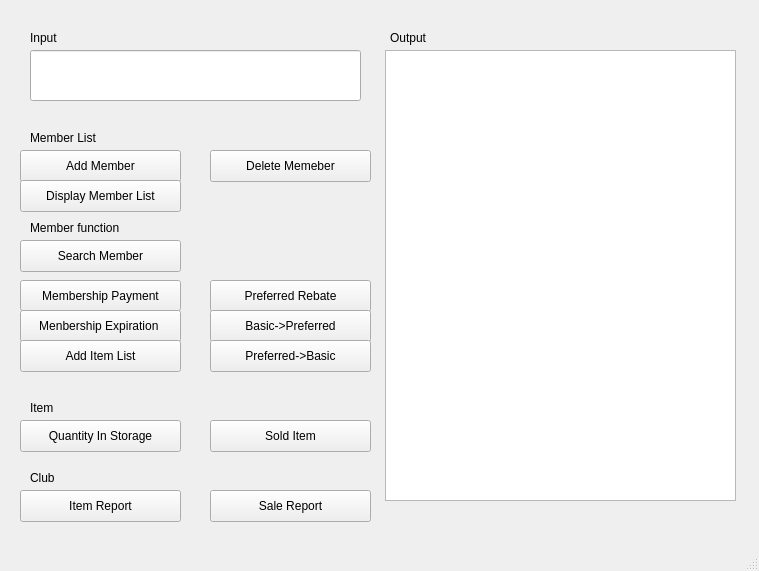
<?xml version="1.0" encoding="UTF-8"?>
<ui version="4.0">
 <class>MainWindow</class>
 <widget class="QMainWindow" name="MainWindow">
  <property name="geometry">
   <rect>
    <x>0</x>
    <y>0</y>
    <width>759</width>
    <height>571</height>
   </rect>
  </property>
  <property name="windowTitle">
   <string>MainWindow</string>
  </property>
  <widget class="QWidget" name="centralwidget">
   <widget class="QLabel" name="label">
    <property name="geometry">
     <rect>
      <x>390</x>
      <y>30</y>
      <width>60</width>
      <height>16</height>
     </rect>
    </property>
    <property name="text">
     <string>Output</string>
    </property>
   </widget>
   <widget class="QLabel" name="label_2">
    <property name="geometry">
     <rect>
      <x>30</x>
      <y>30</y>
      <width>60</width>
      <height>16</height>
     </rect>
    </property>
    <property name="text">
     <string>Input</string>
    </property>
   </widget>
   <widget class="QLabel" name="label_3">
    <property name="geometry">
     <rect>
      <x>30</x>
      <y>220</y>
      <width>141</width>
      <height>16</height>
     </rect>
    </property>
    <property name="text">
     <string>Member function</string>
    </property>
   </widget>
   <widget class="QTextBrowser" name="output">
    <property name="geometry">
     <rect>
      <x>385</x>
      <y>50</y>
      <width>351</width>
      <height>451</height>
     </rect>
    </property>
   </widget>
   <widget class="QPushButton" name="addMember">
    <property name="geometry">
     <rect>
      <x>20</x>
      <y>150</y>
      <width>161</width>
      <height>32</height>
     </rect>
    </property>
    <property name="text">
     <string>Add Member</string>
    </property>
   </widget>
   <widget class="QPushButton" name="deleteMember">
    <property name="geometry">
     <rect>
      <x>210</x>
      <y>150</y>
      <width>161</width>
      <height>32</height>
     </rect>
    </property>
    <property name="text">
     <string>Delete Memeber</string>
    </property>
   </widget>
   <widget class="QPushButton" name="rebate">
    <property name="geometry">
     <rect>
      <x>210</x>
      <y>280</y>
      <width>161</width>
      <height>32</height>
     </rect>
    </property>
    <property name="text">
     <string>Preferred Rebate</string>
    </property>
   </widget>
   <widget class="QPushButton" name="payment">
    <property name="geometry">
     <rect>
      <x>20</x>
      <y>280</y>
      <width>161</width>
      <height>31</height>
     </rect>
    </property>
    <property name="text">
     <string>Membership Payment</string>
    </property>
   </widget>
   <widget class="QPushButton" name="expiration">
    <property name="geometry">
     <rect>
      <x>20</x>
      <y>310</y>
      <width>161</width>
      <height>32</height>
     </rect>
    </property>
    <property name="text">
     <string>Menbership Expiration </string>
    </property>
   </widget>
   <widget class="QLabel" name="label_4">
    <property name="geometry">
     <rect>
      <x>30</x>
      <y>130</y>
      <width>111</width>
      <height>16</height>
     </rect>
    </property>
    <property name="text">
     <string>Member List</string>
    </property>
   </widget>
   <widget class="QPushButton" name="addItemList">
    <property name="geometry">
     <rect>
      <x>20</x>
      <y>340</y>
      <width>161</width>
      <height>32</height>
     </rect>
    </property>
    <property name="text">
     <string>Add Item List</string>
    </property>
   </widget>
   <widget class="QLabel" name="label_5">
    <property name="geometry">
     <rect>
      <x>30</x>
      <y>400</y>
      <width>60</width>
      <height>16</height>
     </rect>
    </property>
    <property name="text">
     <string>Item</string>
    </property>
   </widget>
   <widget class="QPushButton" name="convertToPreferred">
    <property name="geometry">
     <rect>
      <x>210</x>
      <y>310</y>
      <width>161</width>
      <height>32</height>
     </rect>
    </property>
    <property name="text">
     <string>Basic-&gt;Preferred</string>
    </property>
   </widget>
   <widget class="QPushButton" name="convertToBasic">
    <property name="geometry">
     <rect>
      <x>210</x>
      <y>340</y>
      <width>161</width>
      <height>32</height>
     </rect>
    </property>
    <property name="text">
     <string>Preferred-&gt;Basic</string>
    </property>
   </widget>
   <widget class="QPushButton" name="pushButton_4">
    <property name="geometry">
     <rect>
      <x>20</x>
      <y>420</y>
      <width>161</width>
      <height>32</height>
     </rect>
    </property>
    <property name="text">
     <string>Quantity In Storage</string>
    </property>
   </widget>
   <widget class="QPushButton" name="pushButton_5">
    <property name="geometry">
     <rect>
      <x>210</x>
      <y>420</y>
      <width>161</width>
      <height>32</height>
     </rect>
    </property>
    <property name="text">
     <string>Sold Item</string>
    </property>
   </widget>
   <widget class="QLabel" name="label_6">
    <property name="geometry">
     <rect>
      <x>30</x>
      <y>470</y>
      <width>60</width>
      <height>16</height>
     </rect>
    </property>
    <property name="text">
     <string>Club</string>
    </property>
   </widget>
   <widget class="QPushButton" name="pushButton_6">
    <property name="geometry">
     <rect>
      <x>20</x>
      <y>490</y>
      <width>161</width>
      <height>32</height>
     </rect>
    </property>
    <property name="text">
     <string>Item Report</string>
    </property>
   </widget>
   <widget class="QPushButton" name="pushButton_7">
    <property name="geometry">
     <rect>
      <x>210</x>
      <y>490</y>
      <width>161</width>
      <height>32</height>
     </rect>
    </property>
    <property name="text">
     <string>Sale Report</string>
    </property>
   </widget>
   <widget class="QPushButton" name="pushButton">
    <property name="geometry">
     <rect>
      <x>20</x>
      <y>240</y>
      <width>161</width>
      <height>32</height>
     </rect>
    </property>
    <property name="text">
     <string>Search Member</string>
    </property>
   </widget>
   <widget class="QPushButton" name="pushButton_2">
    <property name="geometry">
     <rect>
      <x>20</x>
      <y>180</y>
      <width>161</width>
      <height>32</height>
     </rect>
    </property>
    <property name="text">
     <string>Display Member List</string>
    </property>
   </widget>
   <widget class="QLineEdit" name="lineEdit">
    <property name="geometry">
     <rect>
      <x>30</x>
      <y>50</y>
      <width>331</width>
      <height>51</height>
     </rect>
    </property>
   </widget>
  </widget>
  <widget class="QMenuBar" name="menubar">
   <property name="geometry">
    <rect>
     <x>0</x>
     <y>0</y>
     <width>759</width>
     <height>22</height>
    </rect>
   </property>
  </widget>
  <widget class="QStatusBar" name="statusbar"/>
 </widget>
 <resources/>
 <connections/>
</ui>
